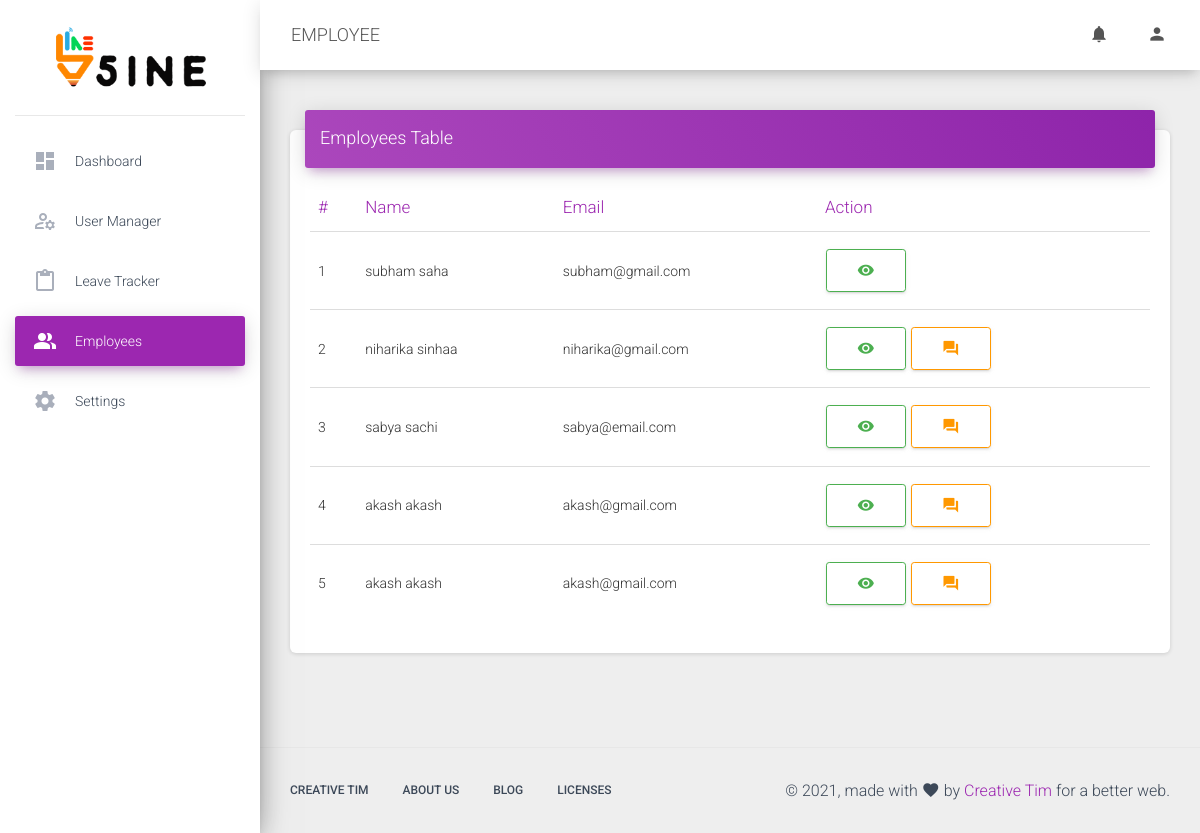
/user/employees/ (signed in), run on the app's committed database.
### UserAuth/models.py (models this page shows, shortened)
class UserApproved(models.Model):
    Employee = models.OneToOneField(User, on_delete=models.CASCADE)
    AdminApproved = models.BooleanField(default=False)

### UserAuth/views.py (the view)
# urls.py: path('employees/', EmployeeTable, name="employee"),
@login_required
def EmployeeTable(request):
    try:
        userNotif = UserNotification.objects.get(Employee=request.user.id)
    except:
        userNotif = False
    employees = UserApproved.objects.filter(AdminApproved=True)
    return render(request, 'employeeTable.html', {'employees':employees, 'userNotif': userNotif})

### UserAuth/templates/employeeTable.html (shortened to what this page needs)
{% extends 'base.html' %}
{% load static %}
{% block css %}
<link href="{% static 'css/toastr.css'%}" rel="stylesheet" />
{% endblock %}
{% block content %}
{% include 'navbar.html' with userNotif=userNotif %}
      <div class="content">
        <div class="container-fluid">
          <div class="row">
            <div class="col-md-12">
              <div class="card">
                <div class="card-header card-header-primary">
                  <h4 class="card-title ">Employees Table</h4>
                </div>
                <div class="card-body">
                  <div class="table-responsive">
                    <table class="table">
                      <thead class=" text-primary">
                        <th>
                          #
                        </th>
                        <th>
                            Name
                        </th>
                        <th>
                          Email
                        </th>
                        <th>
                            Action
                         </th>
                      </thead>
                      <tbody>
                          {% if employees %}
                          {% for i in employees %}
                        <tr>
                          <td>
                            {{forloop.counter}}
                          </td>
                          <td>
                            {{i.Employee.first_name}} {{i.Employee.last_name}}
                          </td>
                          <td>
                            {{i.Employee.email}}
                          </td>
                          <td>
                            <a href="/user/employees/view/{{i.Employee.id}}" class="btn btn-outline-success" style="display: inline-block;"><i class="material-icons">visibility</i></a>
                            {% if i.Employee.id != request.user.id %}
                            <a href="/user/checkroom/room/" class="btn btn-outline-warning" style="display: inline-block;"><i class="material-icons">forum</i></a>
                            {% endif %}
                          </td>
                        </tr>
                        {% endfor %}
                        {% else %}
                        <tr>
                            <td colspan="3" style="text-align: right;">No Data Available</td>
                        </tr>
                        {% endif %}
                        </tbody>
                    </table>
                  </div>
                </div>
              </div>
            </div>
          </div>
        </div>
      </div>
{% endblock %}

### data on the page
UserApproved: Employee.first_name "subham", Employee.last_name "saha", Employee.email "subham@gmail.com"
UserApproved: Employee.first_name "niharika", Employee.last_name "sinhaa", Employee.email "niharika@gmail.com"
UserApproved: Employee.first_name "sabya", Employee.last_name "sachi", Employee.email "sabya@email.com"
UserApproved: Employee.first_name "akash", Employee.last_name "akash", Employee.email "akash@gmail.com"
UserApproved: Employee.first_name "akash", Employee.last_name "akash", Employee.email "akash@gmail.com"

### other printed values
{{ request.resolver_match.url_name }} "EMPLOYEE"
